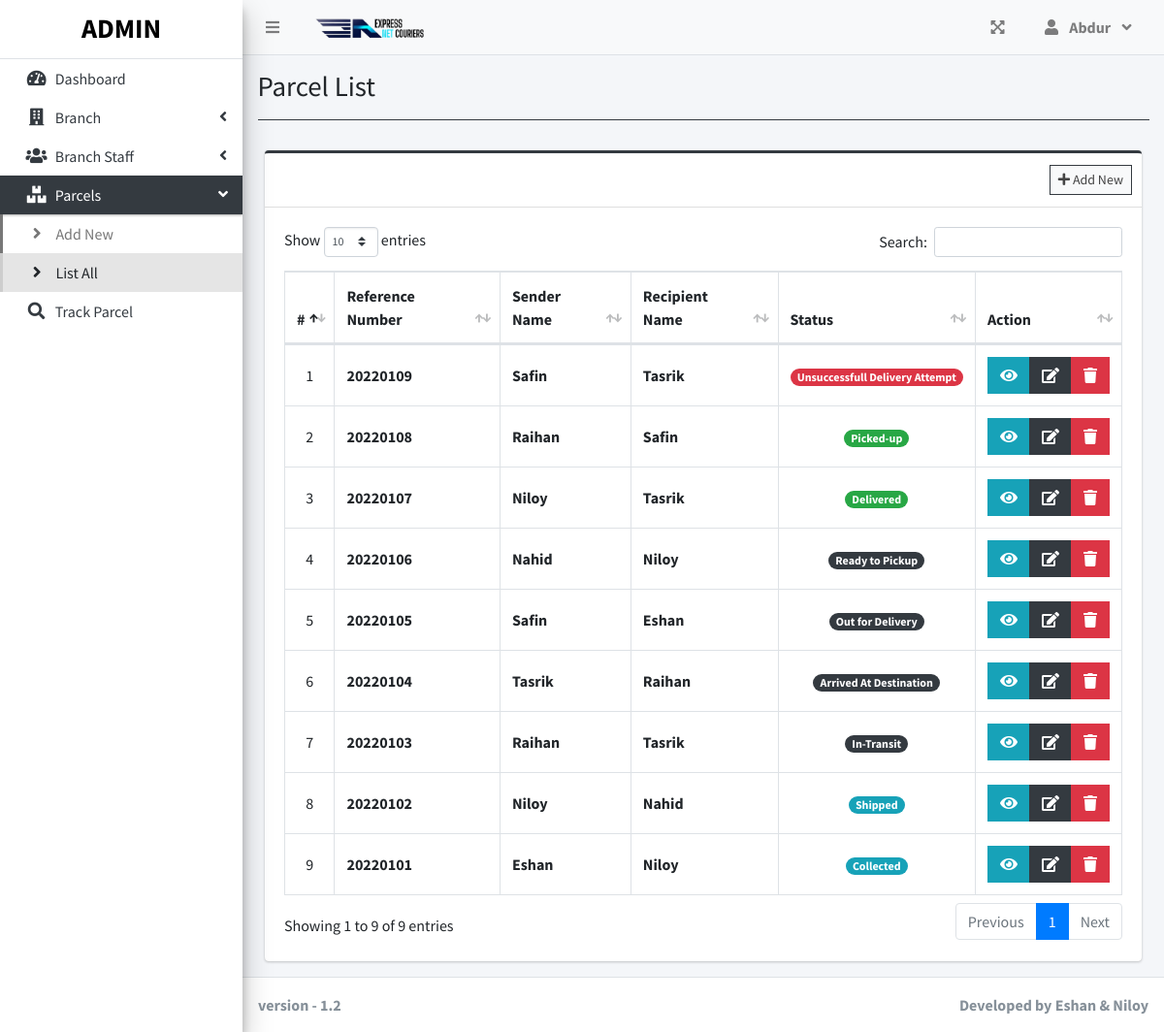
The app's page /index.php?page=parcel_list (signed in) with its own data.
### tables this page shows
CREATE TABLE `parcels` (
  `id` int(30) NOT NULL,
  `reference_number` varchar(100) NOT NULL,
  `sender_name` text NOT NULL,
  `sender_address` text NOT NULL,
  `sender_contact` text NOT NULL,
  `recipient_name` text NOT NULL,
  `recipient_address` text NOT NULL,
  `recipient_contact` text NOT NULL,
  `type` int(1) NOT NULL COMMENT '1 = Deliver, 2=Pickup',
  `from_branch_id` varchar(30) NOT NULL,
  `to_branch_id` varchar(30) NOT NULL,
  `weight` varchar(100) NOT NULL,
  `height` varchar(100) NOT NULL,
  `width` varchar(100) NOT NULL,
  `length` varchar(100) NOT NULL,
  `price` float NOT NULL,
  `status` int(2) NOT NULL DEFAULT 0,
  `date_created` datetime NOT NULL DEFAULT current_timestamp()
);

### parcel_list.php (the view, shortened to what this page needs)
<?php include'db_connect.php' ?>
<div class="col-lg-12">
	<div class="card card-outline card-dark">
		<div class="card-header">
			<div class="card-tools">
				<a class="btn btn-block btn-sm btn-default btn-flat border-dark " href="./index.php?page=new_parcel"><i class="fa fa-plus"></i> Add New</a>
			</div>
		</div>
		<div class="card-body">
			<table class="table tabe-hover table-bordered" id="list">
				<!-- <colgroup>
					<col width="5%">
					<col width="15%">
					<col width="25%">
					<col width="25%">
					<col width="15%">
				</colgroup> -->
				<thead>
					<tr>
						<th class="text-center">#</th>
						<th>Reference Number</th>
						<th>Sender Name</th>
						<th>Recipient Name</th>
						<th>Status</th>
						<th>Action</th>
					</tr>
				</thead>
				<tbody>
					<?php
					$i = 1;
					$where = "";
					$qry = $conn->query("SELECT * from parcels $where order by  unix_timestamp(date_created) desc ");
					while($row= $qry->fetch_assoc()):
					?>
					<tr>
						<td class="text-center"><?php echo $i++ ?></td>
						<td><b><?php echo ($row['reference_number']) ?></b></td>
						<td><b><?php echo ucwords($row['sender_name']) ?></b></td>
						<td><b><?php echo ucwords($row['recipient_name']) ?></b></td>
						<td class="text-center">
							<?php
							switch ($row['status']) {
								case '1':
									echo "<span class='badge badge-pill badge-info'> Collected</span>";
									break;
								case '2':
									echo "<span class='badge badge-pill badge-info'> Shipped</span>";
									break;
								case '3':
									echo "<span class='badge badge-pill badge-dark'> In-Transit</span>";
									break;
								case '4':
									echo "<span class='badge badge-pill badge-dark'> Arrived At Destination</span>";
									break;
								case '5':
									echo "<span class='badge badge-pill badge-dark'> Out for Delivery</span>";
									break;
								case '6':
									echo "<span class='badge badge-pill badge-dark'> Ready to Pickup</span>";
									break;
								case '7':
									echo "<span class='badge badge-pill badge-success'>Delivered</span>";
									break;
								case '8':
									echo "<span class='badge badge-pill badge-success'> Picked-up</span>";
									break;
								case '9':
									echo "<span class='badge badge-pill badge-danger'> Unsuccessfull Delivery Attempt</span>";
									break;
							}
							?>
						</td>
						<td class="text-center">
		                    <div class="btn-group">
		                    	<button type="button" class="btn btn-info btn-flat view_parcel" data-id="<?php echo $row['id'] ?>">
		                          <i class="fas fa-eye"></i>
		                        </button>
		                        <a href="index.php?page=edit_parcel&id=<?php echo $row['id'] ?>" class="btn btn-dark btn-flat ">
		                          <i class="fas fa-edit"></i>
		                        </a>
		                        <button type="button" class="btn btn-danger btn-flat delete_parcel" data-id="<?php echo $row['id'] ?>">
		                          <i class="fas fa-trash"></i>
		                        </button>
	                      </div>
						</td>
					</tr>
				<?php endwhile; ?>
				</tbody>
			</table>
		</div>
	</div>
</div>

### index.php (shortened to what this page needs)
<!DOCTYPE html>
<html lang="en">
<?php
	include 'header.php'
?>
<body class="hold-transition sidebar-mini layout-fixed layout-navbar-fixed layout-footer-fixed">
<div class="wrapper">
  <?php include 'topbar.php' ?>
  <?php include 'sidebar.php' ?>
  <div class="content-wrapper">
    <div class="content-header">
      <div class="container-fluid">
        <div class="row mb-2">
          <div class="col-sm-6">
            <h1 class="m-0"><?php echo $title ?></h1>
          </div>
        </div>
            <hr class="border-dark">
      </div>
    </div>
    <section class="content">
      <div class="container-fluid">
         <?php
            $page = isset($_GET['page']) ? $_GET['page'] : 'home';
            if(!file_exists($page.".php")){
                include '404.html';
            }else{
            include $page.'.php';
            }
          ?>
      </div>
    </section>
  </div>
  <footer class="main-footer">
    <strong>version - 1.2</strong>
    <div class="float-right d-none d-sm-inline-block">
      <b><?php echo $_SESSION['system']['name'] ?></b>
    </div>
  </footer>
</div>
</body>
</html>

### header.php (shortened to what this page needs)
<head>
  <?php
  $title = isset($_GET['page']) ? ucwords(str_replace("_", ' ', $_GET['page'])) : "Home";
  $title = str_replace("Persons Companies","Persons/Companies",$title);
  ?>
  <link rel="stylesheet" href="assets/plugins/fontawesome-free/css/all.min.css">
  <link rel="stylesheet" href="assets/plugins/overlayScrollbars/css/OverlayScrollbars.min.css">
  <link rel="stylesheet" href="assets/plugins/datatables-bs4/css/dataTables.bootstrap4.min.css">
  <link rel="stylesheet" href="assets/plugins/datatables-responsive/css/responsive.bootstrap4.min.css">
  <link rel="stylesheet" href="assets/plugins/datatables-buttons/css/buttons.bootstrap4.min.css">
  <link rel="stylesheet" href="assets/plugins/select2/css/select2.min.css">
  <link rel="stylesheet" href="assets/plugins/select2-bootstrap4-theme/select2-bootstrap4.min.css">
  <link rel="stylesheet" href="assets/plugins/sweetalert2-theme-bootstrap-4/bootstrap-4.min.css">
  <link rel="stylesheet" href="assets/plugins/toastr/toastr.min.css">
  <link rel="stylesheet" href="assets/plugins/dropzone/min/dropzone.min.css">
  <link rel="stylesheet" href="assets/dist/css/jquery.datetimepicker.min.css">
  <link rel="stylesheet" href="assets/plugins/icheck-bootstrap/icheck-bootstrap.min.css">
  <link rel="stylesheet" href="assets/plugins/bootstrap4-toggle/css/bootstrap4-toggle.min.css">
  <link rel="stylesheet" href="assets/dist/css/adminlte.min.css">
  <link rel="stylesheet" href="assets/dist/css/styles.css">
  <link rel="stylesheet" href="assets/plugins/summernote/summernote-bs4.min.css">
</head>

### topbar.php (shortened to what this page needs)
<nav class="main-header navbar navbar-expand navbar-light navbar-light">
  <ul class="navbar-nav">
    <?php if(isset($_SESSION['login_id'])): ?>
    <li class="nav-item">
      <a class="nav-link" data-widget="pushmenu" href="" role="button"><i class="fas fa-bars"></i></a>
    </li>
  <?php endif; ?>
    <li>
      <a class="nav-link text-white px-3 py-0"  href="./" role="button"> <img style="height: 100%;" src="assets/uploads/logo.png" alt=""></a>
    </li>
  </ul>
  <ul class="navbar-nav ml-auto">
    <li class="nav-item">
      <a class="nav-link" data-widget="fullscreen" href="#" role="button">
        <i class="fas fa-expand-arrows-alt"></i>
      </a>
    </li>
   <li class="nav-item dropdown">
          <a class="nav-link"  data-toggle="dropdown" aria-expanded="true" href="javascript:void(0)">
            <span>
              <div class="d-felx badge-pill">
                <span class="fa fa-user mr-2"></span>
                <span><b><?php echo ucwords($_SESSION['login_firstname']) ?></b></span>
                <span class="fa fa-angle-down ml-2"></span>
              </div>
            </span>
          </a>
    </li>
  </ul>
</nav>

### sidebar.php (shortened to what this page needs)
<aside class="main-sidebar sidebar-light-dark elevation-4">
  <div class="dropdown">
 	<a href="./" class="brand-link">
      <?php if($_SESSION['login_type'] == 1): ?>
      <h3 class="text-center p-0 m-0"><b>ADMIN</b></h3>
      <?php else: ?>
      <h3 class="text-center p-0 m-0"><b>STAFF</b></h3>
      <?php endif; ?>
  </a>
  </div>
  <div class="sidebar pb-4 mb-4">
    <nav class="mt-2">
      <ul class="nav nav-pills nav-sidebar flex-column nav-flat" data-widget="treeview" role="menu" data-accordion="false">
        <li class="nav-item dropdown">
          <a href="./" class="nav-link nav-home">
            <i class="nav-icon fas fa-tachometer-alt"></i>
            <p>
              Dashboard
            </p>
          </a>
        </li>
        <?php if($_SESSION['login_type'] == 1): ?>
        <li class="nav-item">
          <a href="#" class="nav-link nav-edit_branch">
            <i class="nav-icon fas fa-building"></i>
            <p>
              Branch
              <i class="right fas fa-angle-left"></i>
            </p>
          </a>
        </li>
        <li class="nav-item">
          <a href="#" class="nav-link nav-edit_staff">
            <i class="nav-icon fas fa-users"></i>
            <p>
              Branch Staff
              <i class="right fas fa-angle-left"></i>
            </p>
          </a>
        </li>
      <?php endif; ?>
        <li class="nav-item">
          <a href="#" class="nav-link nav-edit_parcel">
            <i class="nav-icon fas fa-boxes"></i>
            <p>
              Parcels
              <i class="right fas fa-angle-left"></i>
            </p>
          </a>
          <ul class="nav nav-treeview">
            <li class="nav-item">
              <a href="./index.php?page=new_parcel" class="nav-link nav-new_parcel tree-item">
                <i class="fas fa-angle-right nav-icon"></i>
                <p>Add New</p>
              </a>
            </li>
            <li class="nav-item">
              <a href="./index.php?page=parcel_list" class="nav-link nav-parcel_list nav-sall tree-item">
                <i class="fas fa-angle-right nav-icon"></i>
                <p>List All</p>
              </a>
            </li>
          </ul>
        </li>
         <li class="nav-item dropdown">
          <a href="./index.php?page=track" class="nav-link nav-track">
            <i class="nav-icon fas fa-search"></i>
            <p>
              Track Parcel
            </p>
          </a>
        </li>
      </ul>
    </nav>
  </div>
</aside>

### parcel_list.php (style rules this page uses)
table td { vertical-align: middle !important; }

### records on screen
parcels: reference_number "20220109", sender_name "Safin", recipient_name "Tasrik", status "Unsuccessfull Delivery Attempt"
parcels: reference_number "20220108", sender_name "Raihan", recipient_name "Safin", status "Picked-up"
parcels: reference_number "20220107", sender_name "Niloy", recipient_name "Tasrik", status "Delivered"
parcels: reference_number "20220106", sender_name "Nahid", recipient_name "Niloy", status "Ready to Pickup"
parcels: reference_number "20220105", sender_name "Safin", recipient_name "Eshan", status "Out for Delivery"
parcels: reference_number "20220104", sender_name "Tasrik", recipient_name "Raihan", status "Arrived At Destination"
parcels: reference_number "20220103", sender_name "Raihan", recipient_name "Tasrik", status "In-Transit"
parcels: reference_number "20220102", sender_name "Niloy", recipient_name "Nahid", status "Shipped"
parcels: reference_number "20220101", sender_name "Eshan", recipient_name "Niloy", status "Collected"

### other values on screen
$_SESSION['login_firstname'] "Abdur"
$title "Parcel List"
$_SESSION['system']['name'] "Developed by Eshan & Niloy"
